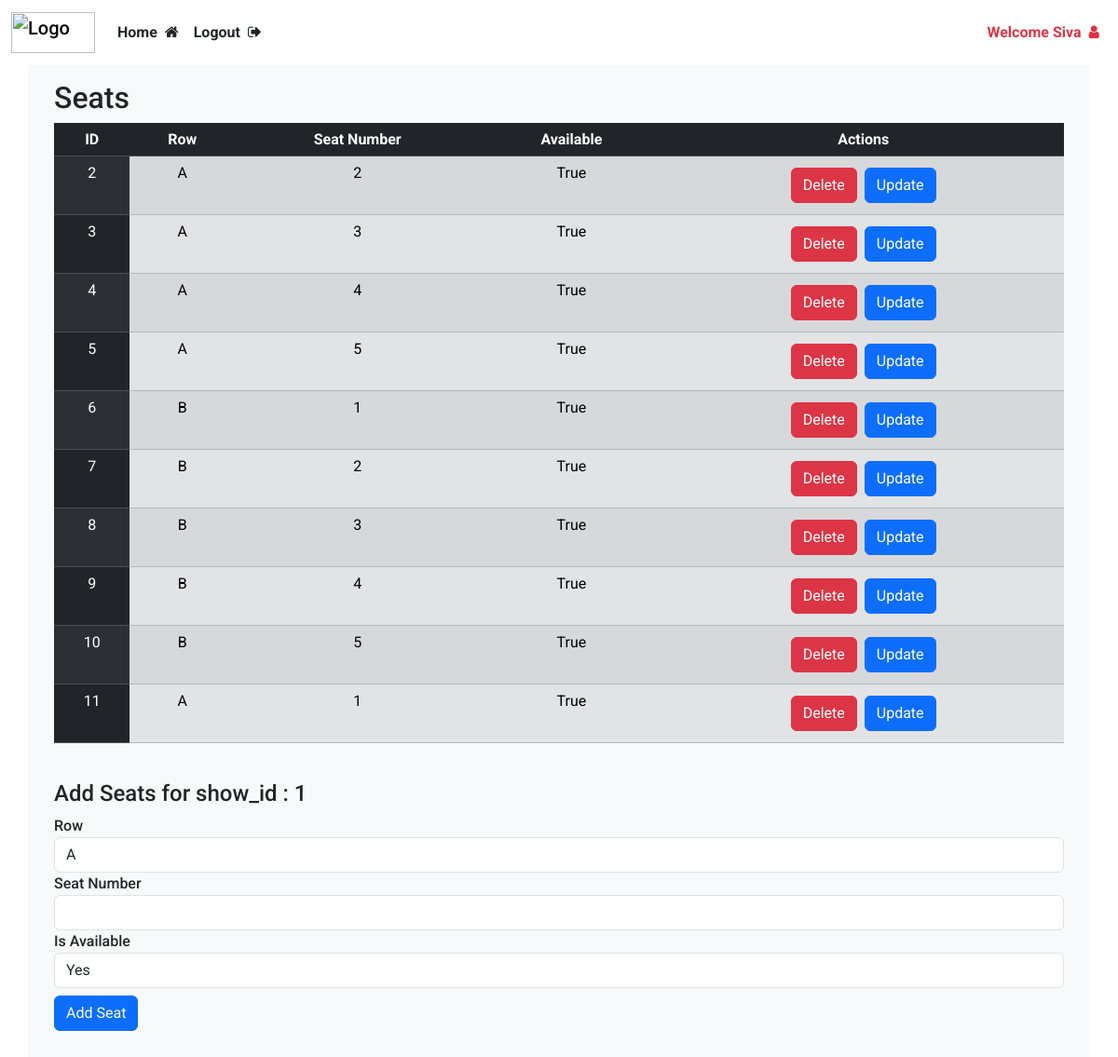
/seats?screening_id=1 (signed in), run on an earlier commit of the app's database.
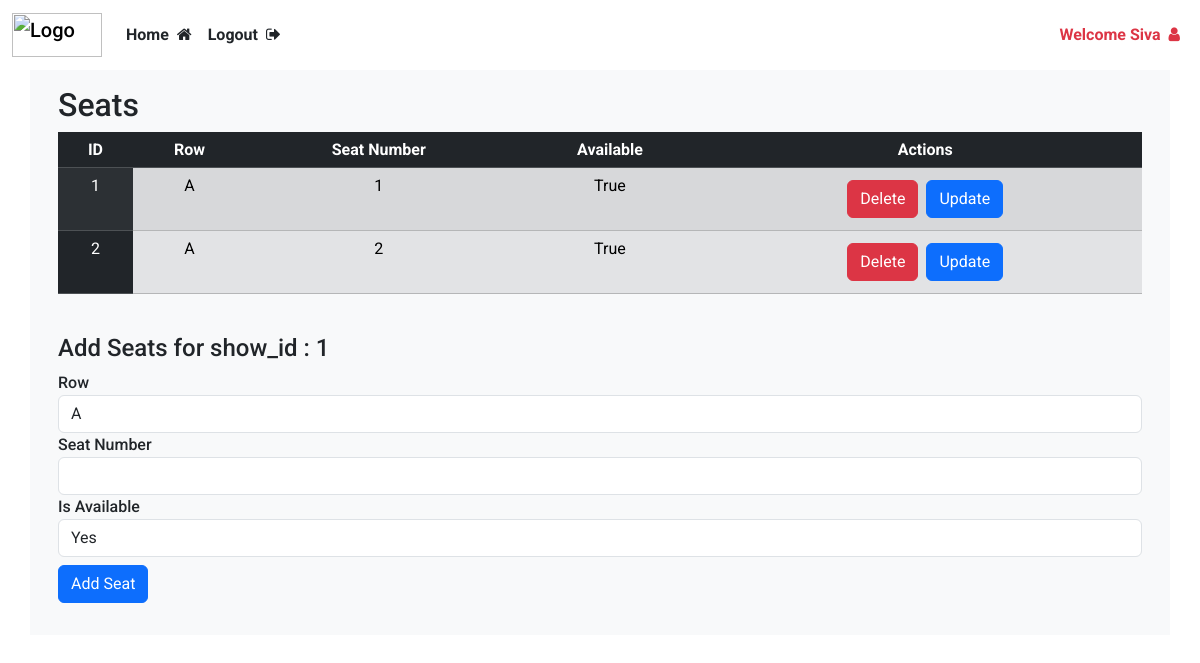
And on a later commit of the database.
### website/models.py (models this page shows)
class Seat(db.Model):
    id = db.Column(db.Integer, primary_key=True)
    screening_id = db.Column(db.Integer, db.ForeignKey('screening.id'), nullable=False)
    row = db.Column(db.String(5), nullable=False)
    seat_number = db.Column(db.Integer, nullable=False)
    is_available = db.Column(db.Boolean, default=True)
    bookings = db.relationship('Booking', backref='seat', lazy=True)

### website/views.py (the view)
@views.route('/seats')
@login_required
def seats():
    screening_id = request.args.get('screening_id')
    seats = Seat.query.filter_by(screening_id = screening_id).all()
    return render_template("addseats.html", user= current_user, screening_id= screening_id, seats = seats)

### website/templates/addseats.html (shortened to what this page needs)
{% extends "base.html" %}
{% block content %}
<div class="p-3">
    <h2> Seats</h2>
    <div class="mb-4 overflow-auto">
        <table class="table table-striped">
            <thead>
                <tr class="table-dark text-center">
                    <th scope="col">ID</th>
                    <th scope="col">Row</th>
                    <th scope="col">Seat Number</th>
                    <th scope="col">Available</th>
                    <th scope="col">Actions</th>
                </tr>
            </thead>
            <tbody>
                {% for seat in seats %}
                <tr class="table-secondary text-center">
                    <td class="table-dark">{{ seat.id }}</td>
                    <td>{{ seat.row }}</td>
                    <td>{{ seat.seat_number }}</td>
                    <td>{{ seat.is_available }}</td>
                    <td>
                        <div class="d-flex justify-content-center">
                            <button class="btn btn-danger m-1" onclick="deleteSeat({{seat.id}})">Delete</button>
                            <button class="btn btn-primary m-1"
                                        data-bs-toggle="modal"
                                        data-bs-target="#updateMovieModal"
                                        onclick='updateSeat(
                                            {{seat.id}},
                                            {{seat.seat_number}}
                                        )'>
                                        Update
                            </button>
                        </div>
                    </td>
                </tr>
                {% endfor %}
            </tbody>
        </table>
    </div>
    <h4>Add Seats for show_id : {{screening_id}}</h4>
    <form method="POST" action="{{url_for('views.add_seats')}}" enctype="multipart/form-data">
        <div class="form-group">
            <label for="row">Row</label>
            <select class="form-control" id="row" name="row">
                <option value="A">A</option>
            </select>
        </div>
        <div class="form-group">
            <label for="seat_number">Seat Number</label>
            <input type="number" class="form-control" id="seat_number" name="seat_number" required>
        </div>
        <div class="form-group">
            <label for="is_available">Is Available</label>
            <select class="form-control" id="is_available" name="is_available">
                <option value="true">Yes</option>
            </select>
        </div>
        <button type="submit" class="btn btn-primary mt-2">Add Seat</button>
    </form>
</div>
{% endblock %}

What changed in the data, as far as the page shows it:
no longer on this page (row edited): Seat: id "3", row "A", seat_number "3", is_available "True"
no longer on this page (row edited): Seat: id "4", row "A", seat_number "4", is_available "True"
no longer on this page (row edited): Seat: id "5", row "A", seat_number "5", is_available "True"
removed Seat: id "6", row "B", seat_number "1", is_available "True"
removed Seat: id "7", row "B", seat_number "2", is_available "True"
removed Seat: id "8", row "B", seat_number "3", is_available "True"
removed Seat: id "9", row "B", seat_number "4", is_available "True"
removed Seat: id "10", row "B", seat_number "5", is_available "True"
removed Seat: id "11", row "A", seat_number "1", is_available "True"
added Seat: id "1", row "A", seat_number "1", is_available "True"
